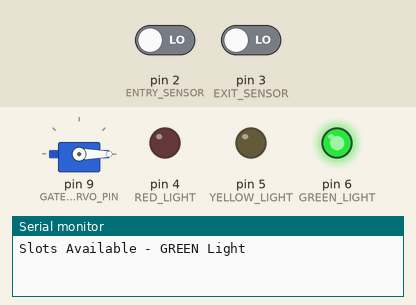
Bench run of a sketch on a simulated Arduino Uno, built with avr-gcc and run on an emulated ATmega328P. Parts: servo, output pins drawn as LEDs (lit = HIGH), the last lines printed to the serial monitor. Inputs (shaded band) come from the test bench; at power-on: pin 2 (ENTRY_SENSOR) LOW, pin 3 (EXIT_SENSOR) LOW.

Above: at 1.4 s.
1.5 s: pin 2 (ENTRY_SENSOR) driven HIGH
At 2.2 s:
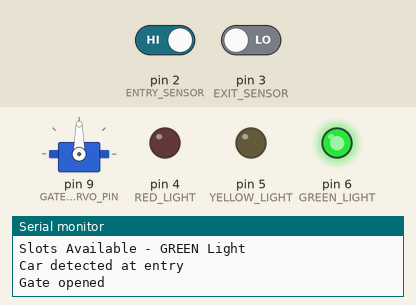
4.5 s: pin 3 (EXIT_SENSOR) driven HIGH
At 7.0 s:
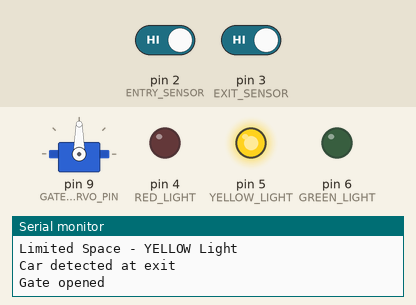
7.3 s: pin 3 (EXIT_SENSOR) driven LOW
At 10.26 s:
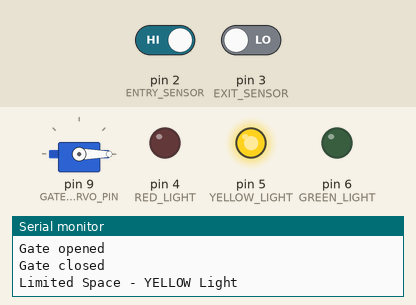
10.3 s: pin 3 (EXIT_SENSOR) driven HIGH
Timing chart, 0 to 13.9 s (numbered marks = the images above; inputs shaded):
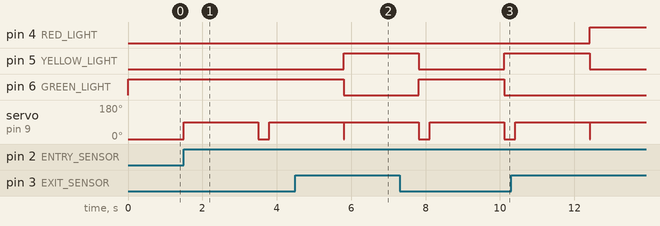

The sketch:

parking_lot.ino
```cpp
#include <Servo.h>

// Pins for sensors and LEDs
#define ENTRY_SENSOR 2
#define EXIT_SENSOR 3
#define RED_LIGHT 4
#define YELLOW_LIGHT 5
#define GREEN_LIGHT 6
#define GATE_SERVO_PIN 9

// Parking capacity
const int totalSlots = 3;
int availableSlots = totalSlots;

Servo gate;

void setup() {
  Serial.begin(9600);

  // Input pins
  pinMode(ENTRY_SENSOR, INPUT);
  pinMode(EXIT_SENSOR, INPUT);

  // Traffic Light LEDs
  pinMode(RED_LIGHT, OUTPUT);
  pinMode(YELLOW_LIGHT, OUTPUT);
  pinMode(GREEN_LIGHT, OUTPUT);

  gate.attach(GATE_SERVO_PIN);
  gate.write(0); // Initial gate closed

  updateTrafficLight();
}

void loop() {
  // Detect car at entry
  if (digitalRead(ENTRY_SENSOR) == HIGH && availableSlots > 0) {
    Serial.println("Car detected at entry");
    openGate();
    delay(2000); // Simulate car passing
    closeGate();
    availableSlots--;
    updateTrafficLight();
  }

  // Detect car at exit
  if (digitalRead(EXIT_SENSOR) == HIGH && availableSlots < totalSlots) {
    Serial.println("Car detected at exit");
    openGate();
    delay(2000); // Simulate car exiting
    closeGate();
    availableSlots++;
    updateTrafficLight();
  }

  delay(300);
}

void openGate() {
  gate.write(90); // Open position
  Serial.println("Gate opened");
}

void closeGate() {
  gate.write(0); // Closed position
  Serial.println("Gate closed");
}

void updateTrafficLight() {
  if (availableSlots == 0) {
    digitalWrite(RED_LIGHT, HIGH);
    digitalWrite(YELLOW_LIGHT, LOW);
    digitalWrite(GREEN_LIGHT, LOW);
    Serial.println("Parking Full - RED Light");
  } else if (availableSlots == 1) {
    digitalWrite(RED_LIGHT, LOW);
    digitalWrite(YELLOW_LIGHT, HIGH);
    digitalWrite(GREEN_LIGHT, LOW);
    Serial.println("Limited Space - YELLOW Light");
  } else {
    digitalWrite(RED_LIGHT, LOW);
    digitalWrite(YELLOW_LIGHT, LOW);
    digitalWrite(GREEN_LIGHT, HIGH);
    Serial.println("Slots Available - GREEN Light");
  }
}
```

Measured:
- after the input at 1.5 s, servo on pin 9 (GATE_SERVO_PIN): 0° → 90° at once, → 0° 2.0 s later, → 90° 0.30 s later
